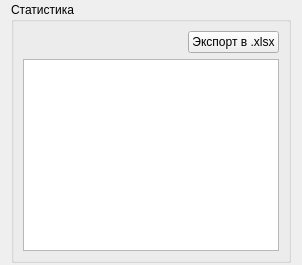
<?xml version="1.0" encoding="UTF-8"?>
<ui version="4.0">
 <class>widgetInstrumentController</class>
 <widget class="QWidget" name="widgetInstrumentController">
  <property name="geometry">
   <rect>
    <x>0</x>
    <y>0</y>
    <width>294</width>
    <height>229</height>
   </rect>
  </property>
  <property name="sizePolicy">
   <sizepolicy hsizetype="Minimum" vsizetype="Minimum">
    <horstretch>0</horstretch>
    <verstretch>0</verstretch>
   </sizepolicy>
  </property>
  <property name="windowTitle">
   <string/>
  </property>
  <layout class="QVBoxLayout" name="verticalLayout">
   <property name="sizeConstraint">
    <enum>QLayout::SetMinimumSize</enum>
   </property>
   <property name="topMargin">
    <number>2</number>
   </property>
   <property name="bottomMargin">
    <number>2</number>
   </property>
   <item>
    <widget class="QGroupBox" name="grpStat">
     <property name="sizePolicy">
      <sizepolicy hsizetype="Minimum" vsizetype="Minimum">
       <horstretch>0</horstretch>
       <verstretch>0</verstretch>
      </sizepolicy>
     </property>
     <property name="title">
      <string>Статистика</string>
     </property>
     <layout class="QVBoxLayout" name="verticalLayout_2">
      <item>
       <layout class="QHBoxLayout" name="horizontalLayout">
        <item>
         <spacer name="horizontalSpacer">
          <property name="orientation">
           <enum>Qt::Horizontal</enum>
          </property>
          <property name="sizeHint" stdset="0">
           <size>
            <width>40</width>
            <height>20</height>
           </size>
          </property>
         </spacer>
        </item>
        <item>
         <widget class="QPushButton" name="btnExportExcel">
          <property name="text">
           <string>Экспорт в .xlsx</string>
          </property>
         </widget>
        </item>
       </layout>
      </item>
      <item>
       <widget class="QPlainTextEdit" name="texteditStat">
        <property name="readOnly">
         <bool>true</bool>
        </property>
       </widget>
      </item>
     </layout>
    </widget>
   </item>
  </layout>
 </widget>
 <resources/>
 <connections/>
</ui>
